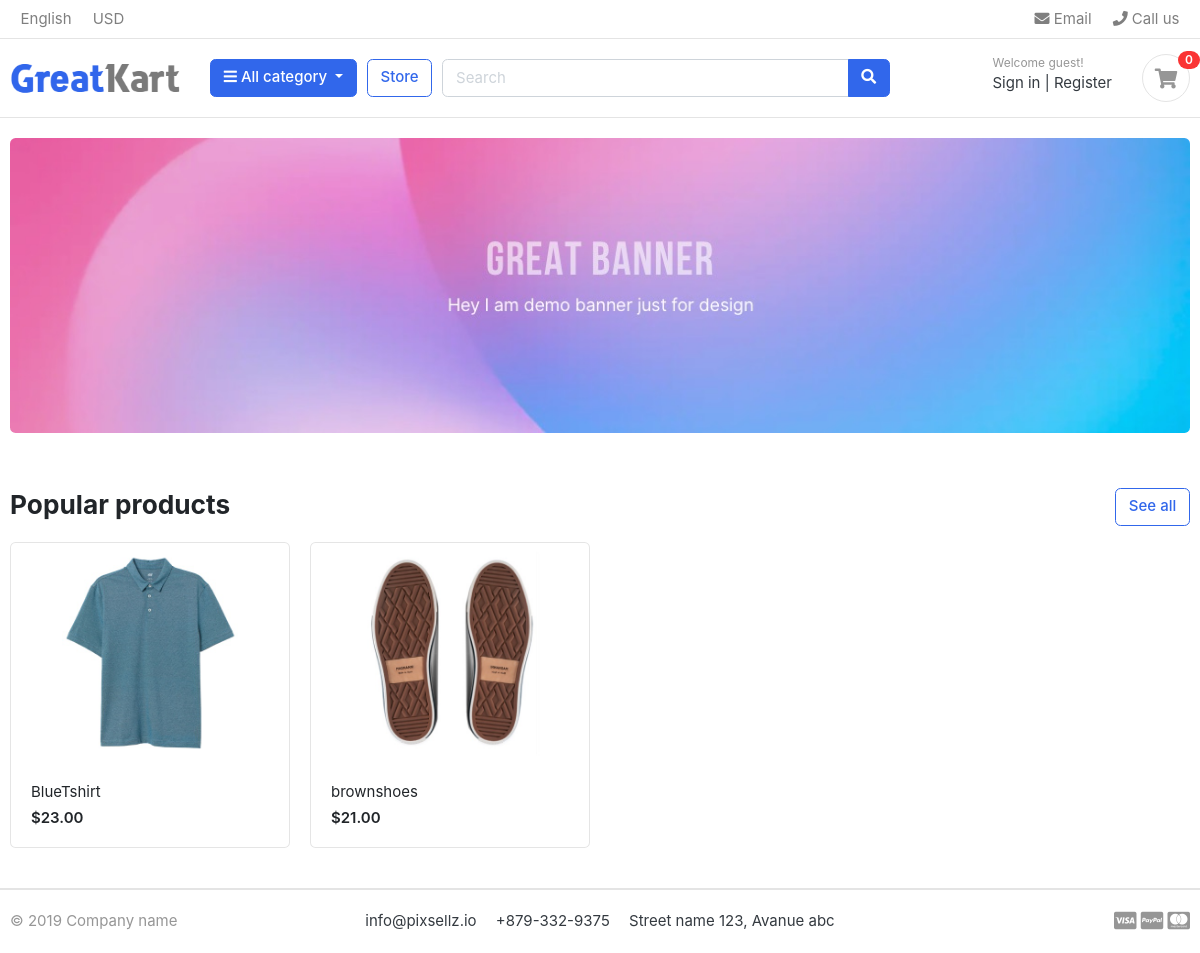
The page / on the database its author committed.
### Order/models.py (models this page shows, shortened)
class OrderDetail(models.Model):
    orderdetail=models.ForeignKey(Order,on_delete=models.CASCADE)
    productorder=models.ForeignKey(ProductDetail,on_delete=models.CASCADE)
    order_count=models.IntegerField(default=1)
    purchase=models.BooleanField(default=False)

### Product/models.py (models this page shows, shortened)
class ProductDetail(models.Model):
    Pro_Detail=models.ForeignKey(Product,on_delete=models.CASCADE)
    Pro_Cat=models.ForeignKey(Category,on_delete=models.CASCADE)
    Pro_size=models.ForeignKey(Sizes,on_delete=models.CASCADE,null=True,blank=True)
    Pro_color=models.ForeignKey(Colors,on_delete=models.CASCADE,null=True,blank=True)
    objects=ProductDetail_Manger()

class Product(models.Model):
    Rate = [
        ('High', 'High'),
        ('Low', 'Low'),
        ('Affordable', 'Affordable')
    ]
    title=models.CharField(max_length=150)
    image=models.ImageField(upload_to='Photos/Product/',null=True)
    description=models.CharField(max_length=150)
    price=models.IntegerField(default=0,null=True,blank=True)
    rate=models.CharField(choices=Rate,max_length=50,null=True,blank=True)
    brand=models.CharField(max_length=50,default="Tommy")
    objects=ProductMange()

### DjangoProject/views.py (the view)
# urls.py: path('',homepage),
def homepage(request):
    return render(request,"homepage.html")

### Comments/context_processors.py
class CommentForm(ModelForm):
    class Meta:
        model=Comments
        fields=['Description']
        widgets={
            'Description':Textarea()
        }

### Categories/context_processors.py (called while the page is built)
def CategoriesItem(request):
    categories = Category.objects.all().exclude(Parentitem=None).values('ParentCategory')
    category_item = []
    for category in categories:
        for key in category:
            category_item.append(category.get(key))
    return dict(CategoriesItem=set(category_item))

### Comments/context_processors.py (called while the page is built)
def passform(request):
    return dict(commentform=CommentForm())

def pass_all_comments(request):
    return dict(comments=Comments.objects.all())

### Product/context_processors.py (called while the page is built)
def populare_product(request):
    mostcount=OrderDetail.objects.order_by('order_count')[:3]
    return dict(mostcount=mostcount)

### templates/homepage.html
{% extends "base.html" %}
{% load static %}
{% block content %}
<section class="section-intro padding-y-sm">
<div class="container">
<div class="intro-banner-wrap">
	<img src="{% static "images/banners/1.jpg" %}" class="img-fluid rounded">
</div>
</div>
</section>
<section class="section-name padding-y-sm">
<div class="container">
<header class="section-heading">
	<a href="/Search" class="btn btn-outline-primary float-right">See all</a>
	<h3 class="section-title">Popular products</h3>
</header>
<div class="row">
    {% for item in mostcount %}
	<div class="col-md-3">
		<div class="card card-product-grid">
			<a href="/ProductDetail/{{item.productorder.id   }}" class="img-wrap"> <img src="{{ item.productorder.Pro_Detail.image.url }}"> </a>
			<figcaption class="info-wrap">
				<a href="./product-detail.html" class="title">{{ item.productorder.Pro_Detail.title }}</a>
				<div class="price mt-1">${{item.productorder.Pro_Detail.price}}.00</div>
			</figcaption>
		</div>
	</div>
    {% endfor %}
</div>
</div>
</section>
{% endblock %}

### static/css/ui.css (style rules this page uses)
html { font-family: "Inter", sans-serif; font-size: 15px; }
.img-wrap { text-align: center; display: block; }
.img-wrap img { max-width: 100%; }
.padding-y-sm { padding-top: 20px; padding-bottom: 20px; }
.section-heading { margin-bottom: 20px; margin-top: 15px; }
.section-title { color: #212529; }
[class*=card-product] a.title { color: #212529; display: block; }
[class*=card-product] .img-wrap { overflow: hidden; position: relative; }
[class*=card-product] .img-wrap img { height: 100%; max-width: 100%; width: auto; display: inline-block; -o-object-fit: cover; object-fit: cover; }
.card-product-grid { margin-bottom: 20px; }
.card-product-grid .img-wrap { border-radius: 0.2rem 0.2rem 0 0; height: 220px; }
.card-product-grid .info-wrap { overflow: hidden; padding: 18px 20px; }
.card .img-wrap { overflow: hidden; }
.price { font-weight: 600; color: #212529; }

### rows shown on the page
OrderDetail: productorder.Pro_Detail.image (picture), productorder.Pro_Detail "BlueTshirt", productorder.Pro_Detail.price "23"
OrderDetail: productorder.Pro_Detail.image (picture), productorder.Pro_Detail "brownshoes", productorder.Pro_Detail.price "21"
